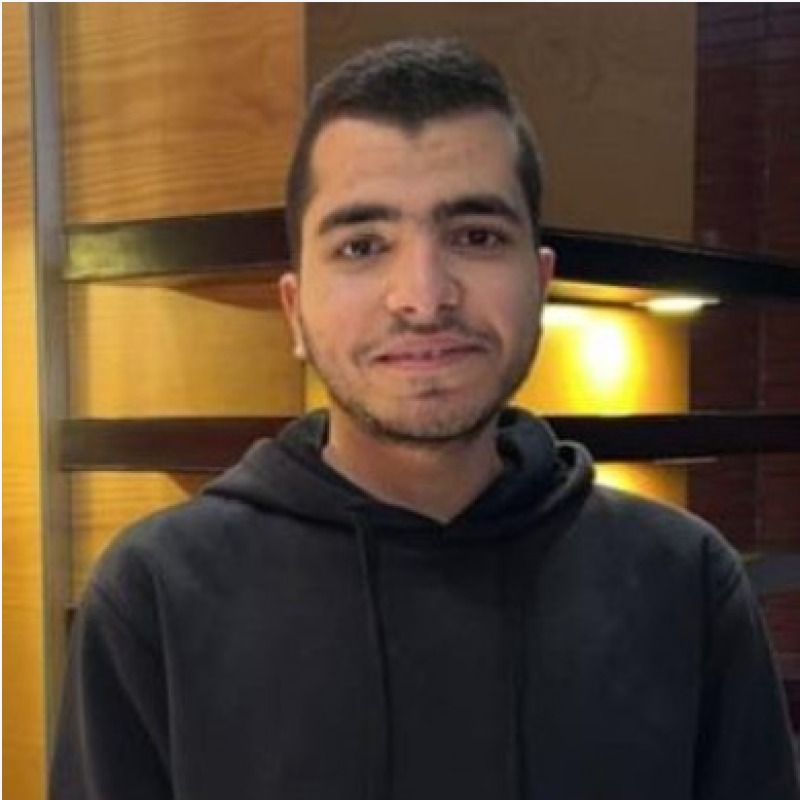
#> input picture dataset/Ahmed/ahmed1.jpeg, 800 x 800 px; its folder holds only this picture in this run
$ python train_eigenfaces.py
#> lines starting #> are read from the running program, lines starting #| are printed output that depends on the picture
import cv2
import os
import numpy as np

dataset_path = "dataset"

faces = []
labels = []
label_map = {}

label_id = 0

# Load face detector
face_detector = cv2.CascadeClassifier(
    cv2.data.haarcascades + 'haarcascade_frontalface_default.xml'
)

for person_name in os.listdir(dataset_path):

    person_path = os.path.join(dataset_path, person_name)

    label_map[label_id] = person_name

    for image_name in os.listdir(person_path):

        image_path = os.path.join(person_path, image_name)

        img = cv2.imread(image_path)
#> img is the input picture: shape (800, 800, 3); mean B, G, R 50.5, 71.3, 91.7

        if img is None:
            continue

        # =========================
        # Pre-processing
        # =========================
        # Convert to grayscale
        gray = cv2.cvtColor(img, cv2.COLOR_BGR2GRAY)
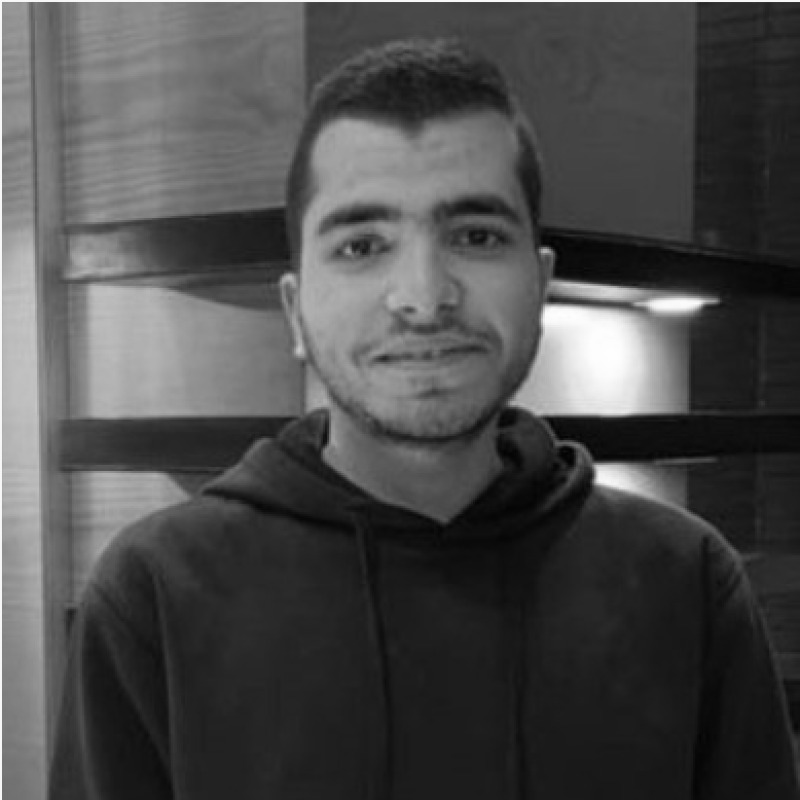
#> gray: shape (800, 800); min 0, max 254, mean 75

        # Improve contrast
        gray = cv2.equalizeHist(gray)
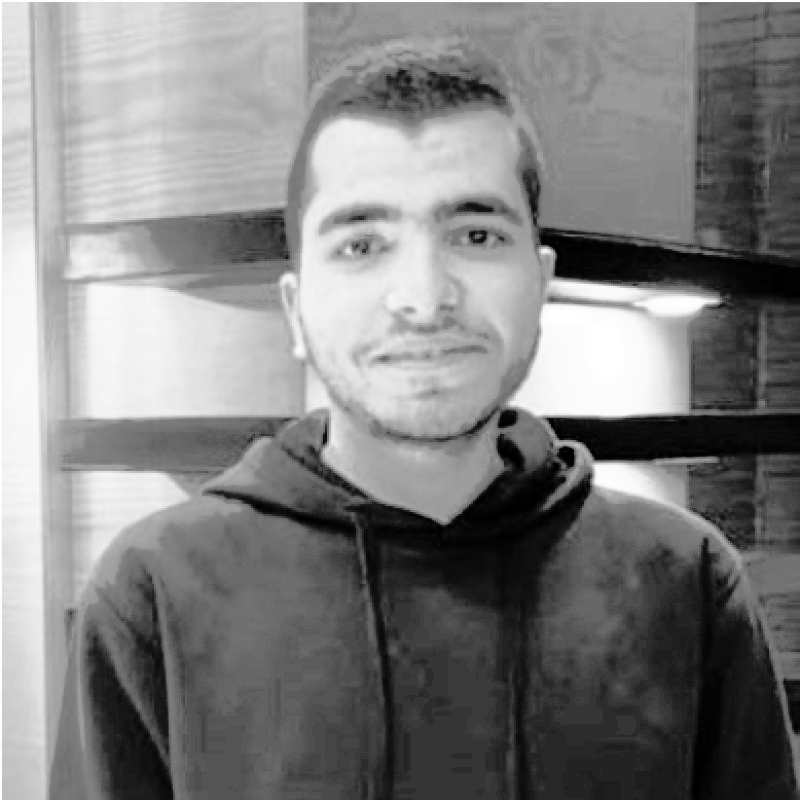
#> gray: shape (800, 800); min 0, max 255, mean 128.7

        # Reduce noise
        gray = cv2.GaussianBlur(gray, (5,5), 0)

        # Detect face
        faces_rect = face_detector.detectMultiScale(gray, 1.3, 5)
#> faces_rect = [[271, 126, 294, 294]]

        for (x, y, w, h) in faces_rect:

            # Crop face
            face = gray[y:y+h, x:x+w]

            # Resize
            face = cv2.resize(face, (200, 200))

            faces.append(face)
            labels.append(label_id)
#> this loop made 1 pass
#> pass 1, `face = gray[y:y+h, x:x+w]`:
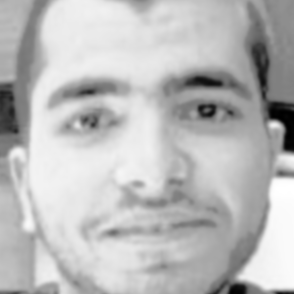
#> face: shape (294, 294); min 0, max 255, mean 186.2
#> after the loop, faces = 1 item; labels = [0]

    label_id += 1
#> pass 2 of the loop `for person_name in os.listdir(dataset_path):`:
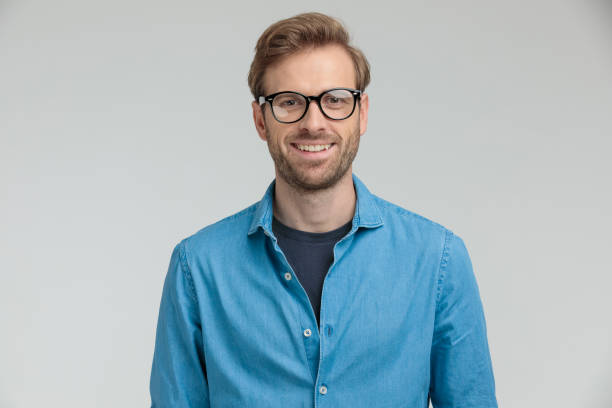
#> input picture dataset/Ali/ali1.jpg, 612 x 408 px
#> img is the input picture: shape (408, 612, 3); mean B, G, R 189.2, 182, 165
#> `gray = cv2.equalizeHist(gray)`:
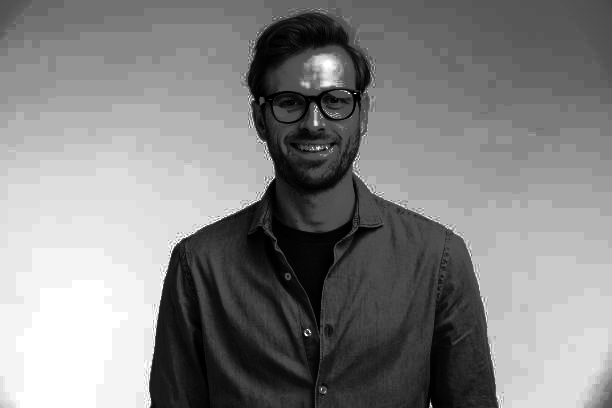
#> gray: shape (408, 612); min 0, max 255, mean 130.9
#> faces_rect = [[252, 54, 126, 126]]
#> the loop `for (x, y, w, h) in faces_rect:` made 1 pass
#> pass 1, `face = gray[y:y+h, x:x+w]`:
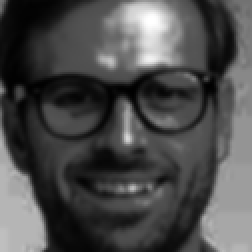
#> face: shape (126, 126) (shown 2 times larger); min 0, max 255, mean 76.3
#> after the loop `for (x, y, w, h) in faces_rect:`: faces = 2 items; labels = [0, 1]
#> label_id = 2

# =========================
# Create EigenFace Recognizer
# =========================
model = cv2.face.EigenFaceRecognizer_create()

# Train model
model.train(faces, np.array(labels))

# Save model
model.save("eigenface_model.yml")

print("EigenFaces Model Trained Successfully ✅")
